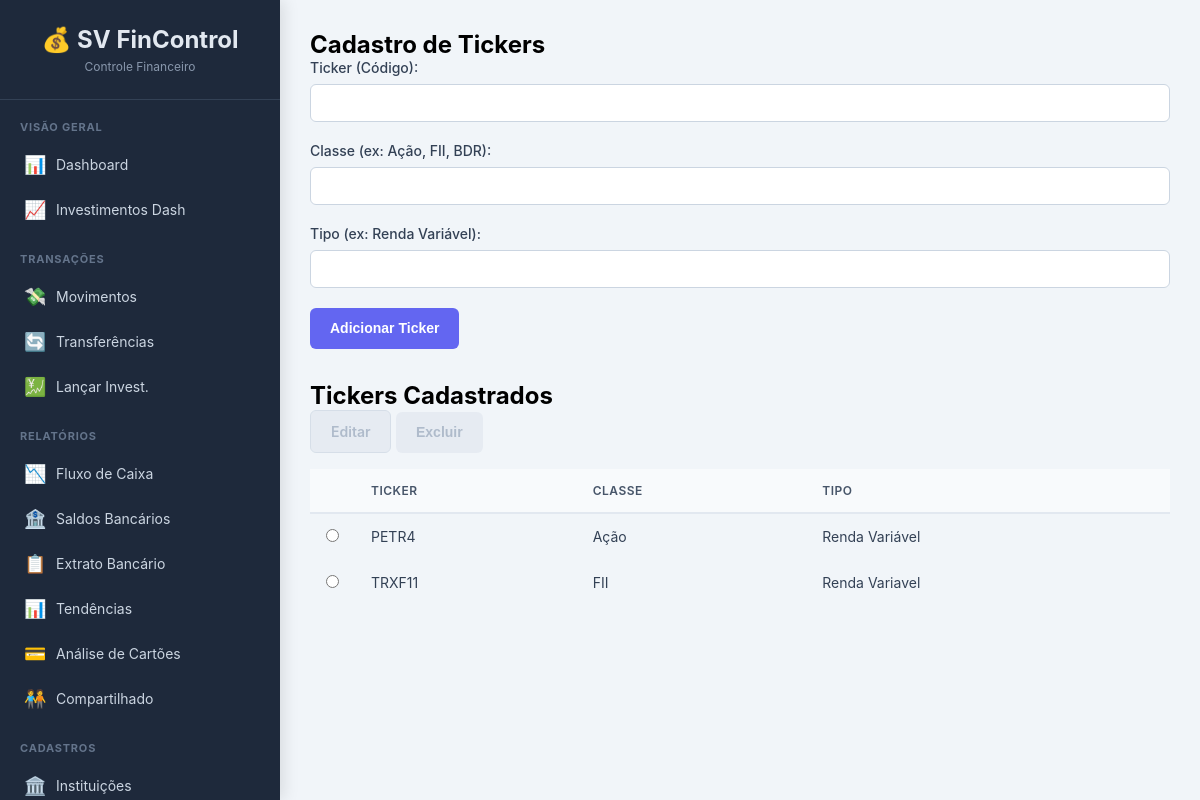
/tickers, run on an earlier commit of the app's database.
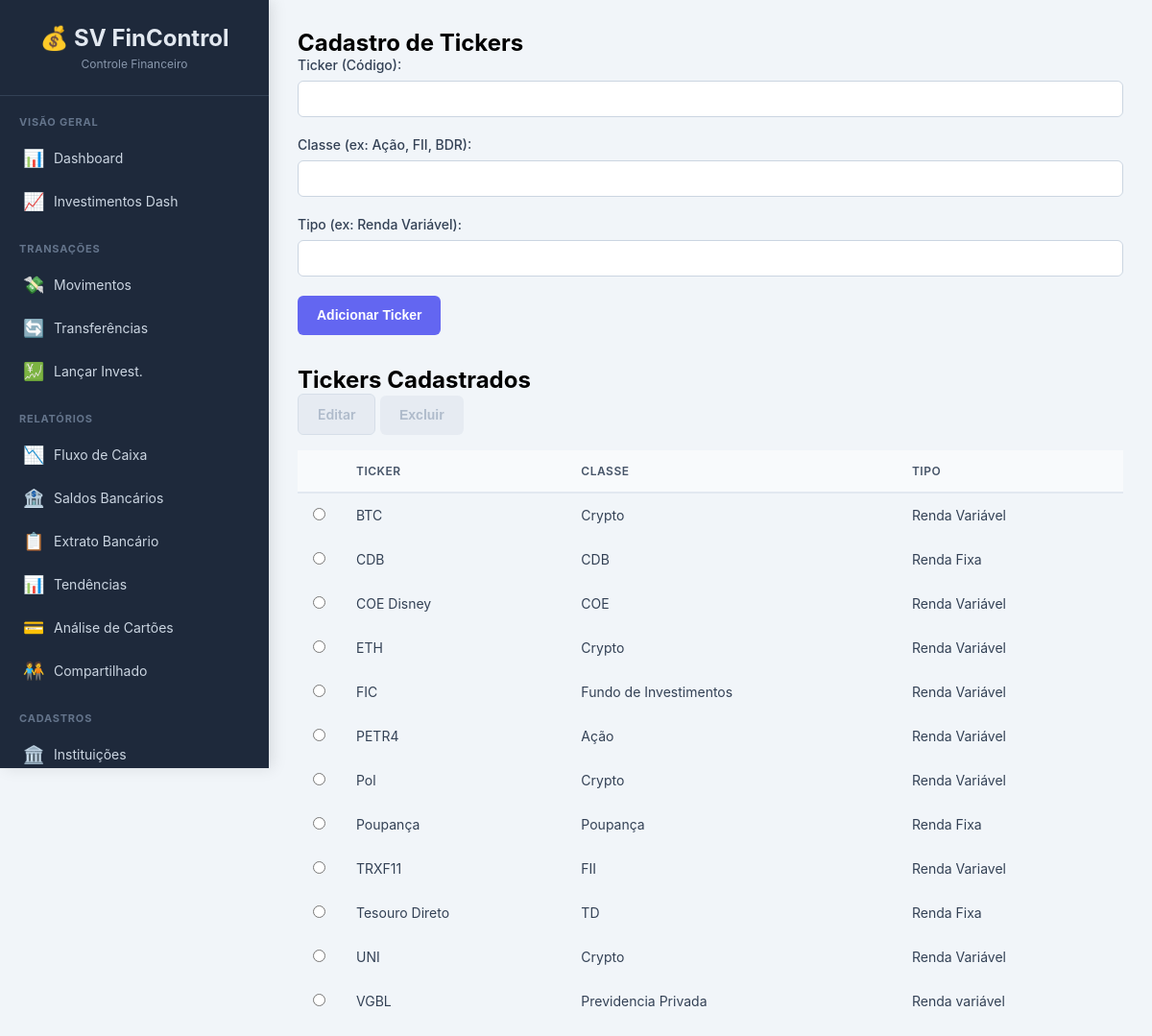
And on a later commit of the database.
### tables this page shows
CREATE TABLE tickers (
        id INTEGER PRIMARY KEY AUTOINCREMENT,
        descricao TEXT NOT NULL UNIQUE,
        classe TEXT NOT NULL,
        tipo TEXT NOT NULL
    );

### app.py (the view, shortened to what this page needs)
@app.route('/tickers', methods=['GET', 'POST'])
def tickers():
    conn = get_db_connection()
    tickers_list = conn.execute('SELECT * FROM tickers ORDER BY descricao').fetchall()
    conn.close()
    return render_template('tickers.html', tickers=tickers_list)

### app.py (called while the page is built)
def get_db_connection():
    conn = sqlite3.connect(DATABASE, detect_types=sqlite3.PARSE_DECLTYPES | sqlite3.PARSE_COLNAMES)
    conn.execute("PRAGMA foreign_keys = ON;")
    conn.execute("PRAGMA journal_mode=WAL")
    conn.row_factory = sqlite3.Row
    return conn

### templates/tickers.html (shortened to what this page needs)
{% extends "base.html" %}
{% block content %}
    <h2>Cadastro de Tickers</h2>
    <form method="POST">
        <div class="form-group"><label for="descricao">Ticker (Código):</label><input type="text" name="descricao" required autocomplete="off"></div>
        <div class="form-group"><label for="classe">Classe (ex: Ação, FII, BDR):</label><input type="text" name="classe" required autocomplete="off"></div>
        <div class="form-group"><label for="tipo">Tipo (ex: Renda Variável):</label><input type="text" name="tipo" required autocomplete="off"></div>
        <button type="submit" class="btn btn-primary">Adicionar Ticker</button>
    </form>
    <h2 style="margin-top: 2rem;">Tickers Cadastrados</h2>
    <div class="action-buttons" style="margin-bottom: 1rem;">
        <a href="#" id="btn-editar" class="btn btn-secondary" disabled>Editar</a>
        <button type="submit" form="form-excluir" id="btn-excluir" class="btn btn-danger" disabled>Excluir</button>
    </div>
    <table><thead><tr><th style="width: 5%;"></th><th>Ticker</th><th>Classe</th><th>Tipo</th></tr></thead>
        <tbody>
            {% for t in tickers %}<tr id="row-{{ t.id }}"><td><input type="radio" name="selecionado" value="{{ t.id }}" onchange="itemSelecionado(this, 'tickers')"></td><td>{{ t.descricao }}</td><td>{{ t.classe }}</td><td>{{ t.tipo }}</td></tr>{% else %}<tr><td colspan="4">Nenhum ticker cadastrado.</td></tr>{% endfor %}
        </tbody>
    </table>
{% endblock %}

### templates/base.html (shortened to what this page needs)
<!DOCTYPE html>
<html lang="pt-br">
<head>
</head>
<body>
    <div class="sidebar">
        <div class="logo">
            <h1>💰 SV FinControl</h1>
            <p>Controle Financeiro</p>
        </div>
        <div class="menu-container">
            <div class="menu-section">
                <div class="menu-title">Visão Geral</div>
                <a href="{{ url_for('dashboard') }}" class="menu-item {% if request.endpoint == 'dashboard' %}active{% endif %}">
                    <span class="menu-icon">📊</span>
                    <span>Dashboard</span>
                </a>
                <a href="{{ url_for('dashboard_investimentos') }}" class="menu-item {% if request.endpoint == 'dashboard_investimentos' %}active{% endif %}">
                    <span class="menu-icon">📈</span>
                    <span>Investimentos Dash</span>
                </a>
            </div>
            <div class="menu-section">
                <div class="menu-title">Transações</div>
                <a href="{{ url_for('movimentos') }}" class="menu-item {% if request.endpoint in ['movimentos', 'add_movimento', 'edit_movimento'] %}active{% endif %}">
                    <span class="menu-icon">💸</span>
                    <span>Movimentos</span>
                </a>
                <a href="{{ url_for('transferencias') }}" class="menu-item {% if request.endpoint in ['transferencias', 'add_transferencia', 'edit_transferencia'] %}active{% endif %}">
                    <span class="menu-icon">🔄</span>
                    <span>Transferências</span>
                </a>
                <a href="{{ url_for('investimentos') }}" class="menu-item {% if request.endpoint in ['investimentos', 'add_investimento', 'edit_investimento'] %}active{% endif %}">
                    <span class="menu-icon">💹</span>
                    <span>Lançar Invest.</span>
                </a>
            </div>
            <div class="menu-section">
                <div class="menu-title">Relatórios</div>
                <a href="{{ url_for('relatorio_fluxo') }}" class="menu-item {% if request.endpoint == 'relatorio_fluxo' %}active{% endif %}">
                    <span class="menu-icon">📉</span>
                    <span>Fluxo de Caixa</span>
                </a>
                <a href="{{ url_for('relatorio_saldos') }}" class="menu-item {% if request.endpoint == 'relatorio_saldos' %}active{% endif %}">
                    <span class="menu-icon">🏦</span>
                    <span>Saldos Bancários</span>
                </a>
                <a href="{{ url_for('relatorio_extrato') }}" class="menu-item {% if request.endpoint == 'relatorio_extrato' %}active{% endif %}">
                    <span class="menu-icon">📋</span>
                    <span>Extrato Bancário</span>
                </a>
                <a href="{{ url_for('relatorio_tendencias') }}" class="menu-item {% if request.endpoint == 'relatorio_tendencias' %}active{% endif %}">
                    <span class="menu-icon">📊</span>
                    <span>Tendências</span>
                </a>
                <a href="{{ url_for('relatorio_cartoes') }}" class="menu-item {% if request.endpoint == 'relatorio_cartoes' %}active{% endif %}">
                    <span class="menu-icon">💳</span>
                    <span>Análise de Cartões</span>
                </a>
                <a href="{{ url_for('relatorio_compartilhado') }}" class="menu-item {% if request.endpoint == 'relatorio_compartilhado' %}active{% endif %}">
                    <span class="menu-icon">🧑‍🤝‍🧑</span>
                    <span>Compartilhado</span>
                </a>
            </div>
            <div class="menu-section">
                <div class="menu-title">Cadastros</div>
                <a href="{{ url_for('instituicoes') }}" class="menu-item {% if request.endpoint in ['instituicoes', 'edit_instituicao'] %}active{% endif %}">
                    <span class="menu-icon">🏛️</span>
                    <span>Instituições</span>
                </a>
            </div>
        </div>
    </div>
    <div class="main-content">
        <div class="content-wrapper">
            {% block content %}{% endblock %}
        </div>
    </div>
</body>
</html>

### templates/base.html (style rules this page uses)
* { margin: 0; padding: 0; box-sizing: border-box; }
body { font-family: -apple-system, BlinkMacSystemFont, "Segoe UI", Roboto, "Helvetica Neue", Arial, sans-serif; background-color: #f1f5f9; min-height: 100vh; display: flex; }
.sidebar { width: 280px; background: #1e293b; color: white; padding: 0; overflow-y: auto; box-shadow: 4px 0 15px rgba(0,0,0,0.1); position: fixed; height: 100vh; z-index: 1000; display: flex; flex-direction: column; }
.logo { padding: 25px 20px; border-bottom: 1px solid #334155; background-color: #1e293b; text-align: center; flex-shrink: 0; }
.logo h1 { font-size: 24px; color: #e2e8f0; font-weight: 700; display: flex; align-items: center; justify-content: center; gap: 10px; }
.logo p { font-size: 12px; color: #94a3b8; margin-top: 5px; opacity: 0.9; }
.menu-container { flex-grow: 1; overflow-y: auto; padding-bottom: 20px; }
.menu-section { margin: 20px 0; }
.menu-title { padding: 0 20px 8px; font-size: 11px; text-transform: uppercase; color: #64748b; font-weight: 700; letter-spacing: 0.8px; }
.menu-item { padding: 12px 20px; cursor: pointer; transition: background-color 0.2s, color 0.2s, border-left-color 0.2s; display: flex; align-items: center; gap: 12px; color: #cbd5e1; font-size: 14px; text-decoration: none; border-left: 4px solid transparent; }
.menu-icon { font-size: 18px; width: 20px; text-align: center; flex-shrink: 0; }
.menu-item span:last-child { white-space: nowrap; overflow: hidden; text-overflow: ellipsis; }
.main-content { flex: 1; margin-left: 280px; padding: 30px; overflow-y: auto; background: #f1f5f9; }
.content-wrapper { max-width: 1400px; margin: 0 auto; }
table { width: 100%; border-collapse: collapse; }
thead { background: #f8fafc; }
th { padding: 14px 16px; text-align: left; font-size: 12px; font-weight: 600; color: #475569; text-transform: uppercase; letter-spacing: 0.5px; border-bottom: 2px solid #e2e8f0; white-space: nowrap; }
td { padding: 14px 16px; border-bottom: 1px solid #f1f5f9; color: #334155; font-size: 14px; }
tbody tr:last-child td { border-bottom: none; }
.form-group { margin-bottom: 20px; }
.form-group label { display: block; margin-bottom: 8px; font-weight: 500; font-size: 14px; color: #334155; }
.form-group input, .form-group select, .form-group textarea { width: 100%; padding: 10px 14px; border: 1px solid #cbd5e1; border-radius: 6px; font-size: 14px; transition: border-color 0.2s, box-shadow 0.2s; background: white; color: #1e293b; }
.btn { padding: 10px 20px; border: none; border-radius: 6px; cursor: pointer; font-size: 14px; font-weight: 600; transition: all 0.2s ease-in-out; display: inline-flex; align-items: center; gap: 8px; text-decoration: none; line-height: 1.5; }
.btn-primary { background-color: #6366f1; color: white; }
.btn-secondary { background: #e2e8f0; color: #475569; border: 1px solid #cbd5e1; }
.btn-danger { background: #fecaca; color: #b91c1c; }
.btn[disabled] { background: #e2e8f0; color: #94a3b8; cursor: not-allowed; transform: none !important; box-shadow: none !important; opacity: 0.7; }

What changed in the data, as far as the page shows it:
added tickers: descricao "BTC", classe "Crypto", tipo "Renda Variável"
added tickers: descricao "CDB", classe "CDB", tipo "Renda Fixa"
added tickers: descricao "COE Disney", classe "COE", tipo "Renda Variável"
added tickers: descricao "ETH", classe "Crypto", tipo "Renda Variável"
added tickers: descricao "FIC", classe "Fundo de Investimentos", tipo "Renda Variável"
added tickers: descricao "Pol", classe "Crypto", tipo "Renda Variável"
added tickers: descricao "Poupança", classe "Poupança", tipo "Renda Fixa"
added tickers: descricao "Tesouro Direto", classe "TD", tipo "Renda Fixa"
added tickers: descricao "UNI", classe "Crypto", tipo "Renda Variável"
added tickers: descricao "VGBL", classe "Previdencia Privada", tipo "Renda variável"
